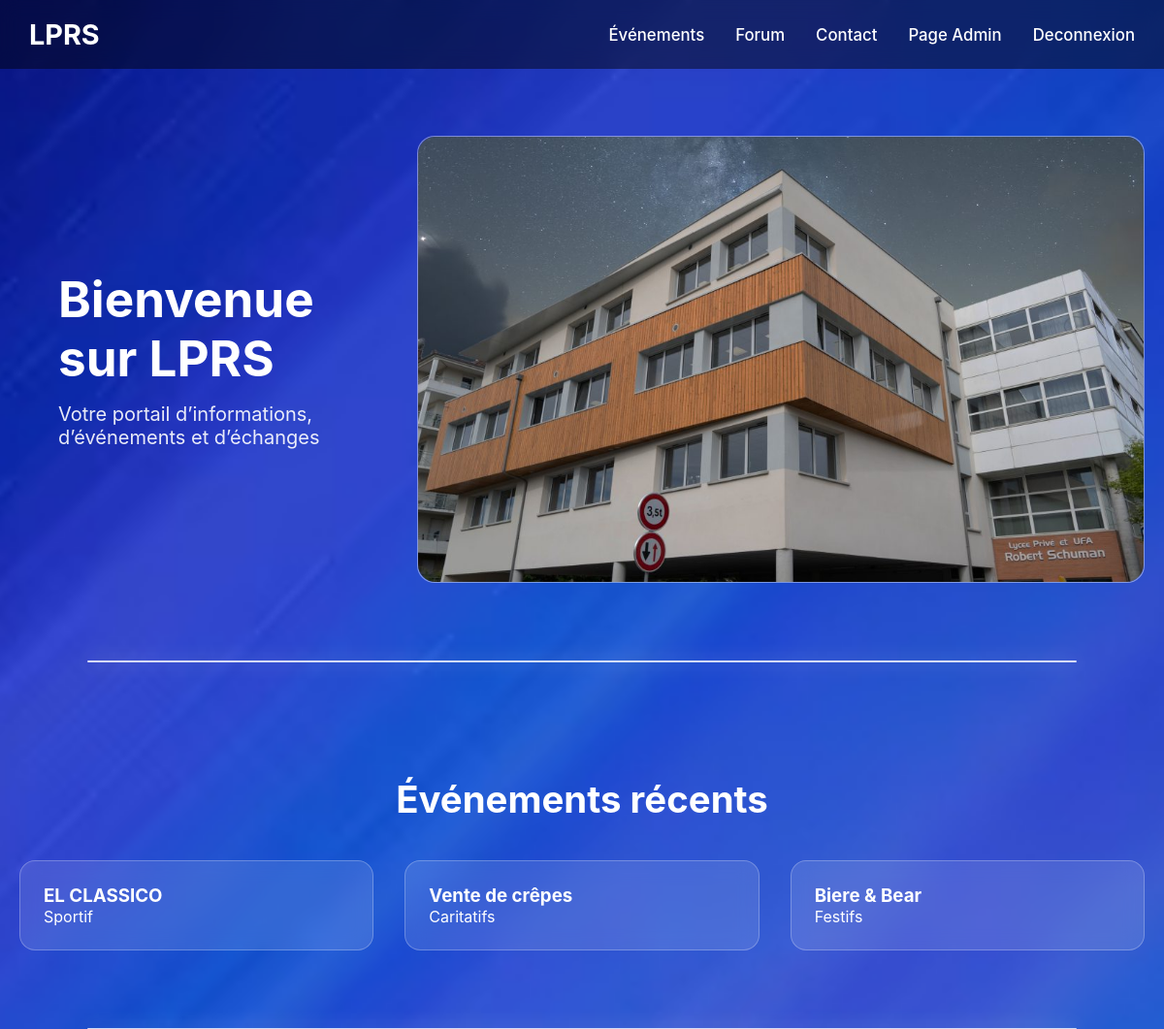
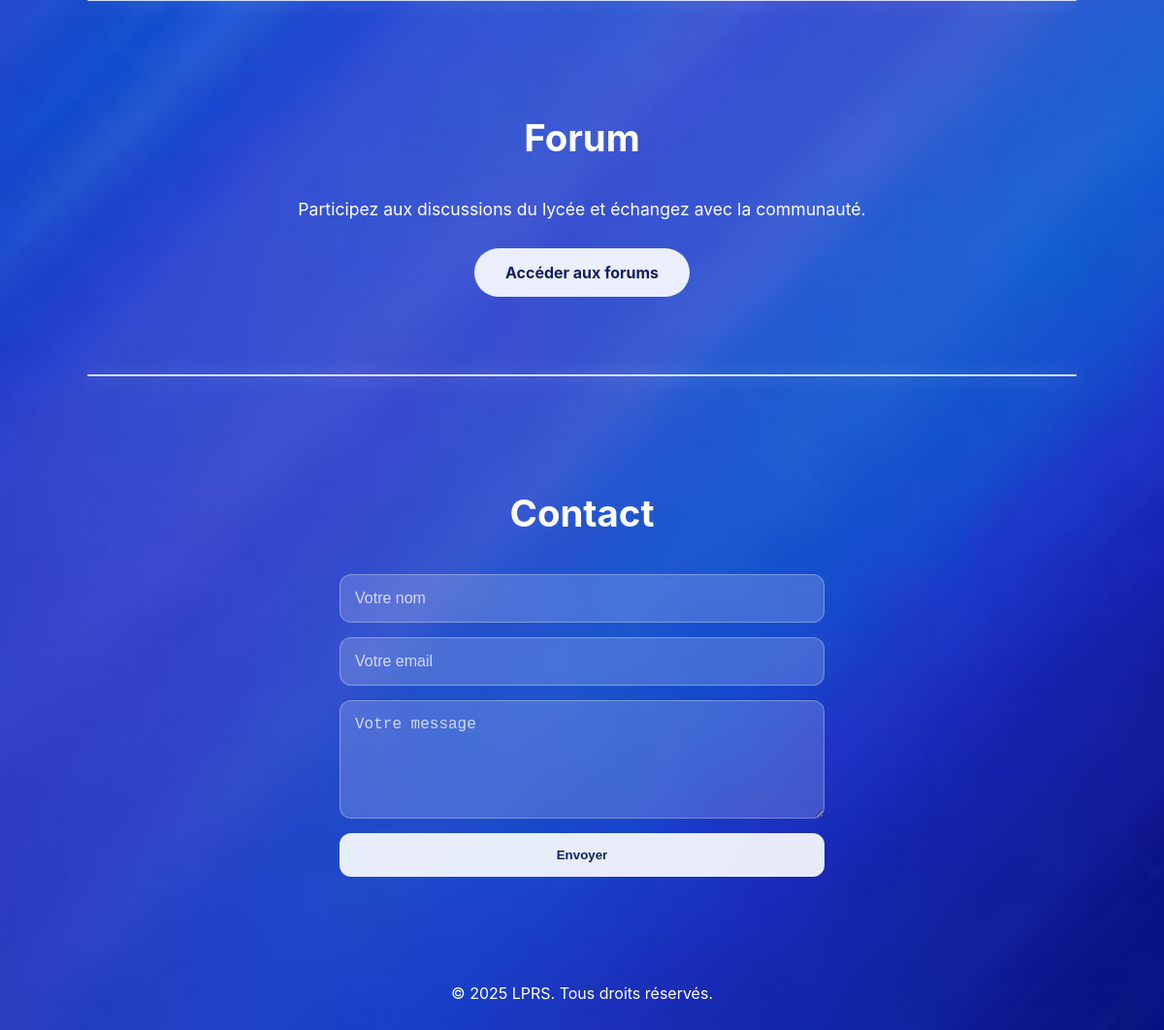
Page /vue/indexConnexion.php (signed in) on the committed database (2 pictures, top to bottom).
### tables this page shows
CREATE TABLE IF NOT EXISTS `evenement` (
  `id_evenement` int NOT NULL AUTO_INCREMENT,
  `type` varchar(100) DEFAULT NULL,
  `titre` varchar(255) NOT NULL,
  `description` text,
  `lieu` varchar(255) DEFAULT NULL,
  `element_requis` text,
  `nombre_place` int DEFAULT NULL,
  `date_evenement` datetime DEFAULT NULL,
  `etat` varchar(50) DEFAULT NULL,
  `validation` tinyint(1) NOT NULL DEFAULT '0',
  PRIMARY KEY (`id_evenement`)
);

### src/repository/EvenementRepository.php (called while the page is built, shortened)
<?php
class EvenementRepository
{
    private $bdd;
    public function __construct()
    {
        $this->bdd = new BDD();
    }
    public function listeEvenementuser() {
        $sql = "SELECT * FROM evenement WHERE validation = 1";
        $req = $this->bdd->getBdd()->prepare($sql);
        $req->execute();
        return $req->fetchAll(PDO::FETCH_ASSOC);
    }
}

### src/bdd/BDD.php (called while the page is built)
<?php
class BDD
{
    private $bdd;
    public function __construct()
    {
            $this->bdd = new PDO('mysql:host=localhost;dbname=projetlprs;charset=utf8', 'root', '');
    }
    public function getBDD()
    {
        return $this->bdd;
    }
}

### vue/indexConnexion.php (the view, shortened to what this page needs)
<?php
require_once "../src/bdd/BDD.php";
require_once __DIR__ . '/../src/repository/EvenementRepository.php';
require_once __DIR__ . '/../src/bdd/BDD.php';
$repo = new EvenementRepository();
$listeEvenement = $repo->listeEvenementuser();
?>
<!DOCTYPE html>
<html lang="fr">
<head>
    <link rel="stylesheet" href="../assets/stylecss/indexConnexion.css">
</head>
<body>
<header class="header">
    <nav class="navbar">
        <div class="nav-container">
            <div class="logo">
                <h2>LPRS</h2>
            </div>
            <ul class="nav-menu">
                <li class="nav-item"><a href="#evenements" class="nav-link">Événements</a></li>
                <li class="nav-item"><a href="#forum" class="nav-link">Forum</a></li>
                <li class="nav-item"><a href="#contact" class="nav-link">Contact</a></li>
                <?php
                if($_SESSION["userConnecte"]["role"]=="admin"){
                    echo'<li class="nav-item">
                            <a href="PageAdmin.php" class="nav-link"> Page Admin </a>
                        </li>';
                }?>
                <li class="nav-item"><a href="indexSansConnexion.php" class="nav-link">Deconnexion</a></li>
            </ul>
        </div>
    </nav>
</header>
<section class="hero">
    <div class="hero-left">
        <h1 class="hero-title">Bienvenue sur LPRS</h1>
        <p class="hero-subtitle">Votre portail d’informations, d’événements et d’échanges</p>
    </div>
    <div class="hero-right">
        <div class="hero-image-box">
            <img src="../assets/img/lycee.jpg" alt="présentation">
        </div>
    </div>
</section>
<section id="evenements" class="evenements separator">
    <div class="container">
        <h2 class="section-title">Événements récents</h2>
        <div class="event-grid">
            <?php if (!empty($listeEvenement)) : ?>
                <?php foreach ($listeEvenement as $event): ?>
                    <div class="event-card" onclick="window.location.href='DetailEvenement.php?id=<?= $event['id_evenement'] ?>'">
                        <h3><?= htmlspecialchars($event['titre']) ?></h3>
                        <p><?= htmlspecialchars($event['type']) ?></p>
                    </div>
                <?php endforeach; ?>
            <?php else: ?>
                <p style="text-align:center; width:100%; opacity:0.8;">
                    Aucun événement trouvé 😔
                </p>
            <?php endif; ?>
        </div>
    </div>
</section>
<section id="forum" class="forum separator">
    <h2 class="section-title">Forum</h2>
    <p class="forum-text">Participez aux discussions du lycée et échangez avec la communauté.</p>
    <div class="forum-button-container">
        <a href="#" class="cta-button">Accéder aux forums</a>
    </div>
</section>
<section id="contact" class="contact">
    <div class="container">
        <h2 class="section-title">Contact</h2>
        <form class="contact-form">
            <input type="text" placeholder="Votre nom" required>
            <input type="email" placeholder="Votre email" required>
            <textarea placeholder="Votre message" rows="5" required></textarea>
            <button type="submit">Envoyer</button>
        </form>
    </div>
</section>
<footer class="footer">
    <div class="container">
        <p>&copy; 2025 LPRS. Tous droits réservés.</p>
    </div>
</footer>
</body>
</html>

### assets/stylecss/indexConnexion.css (style rules this page uses)
* { margin: 0; padding: 0; box-sizing: border-box; }
body { font-family: "Inter", sans-serif; color: #fff; overflow-x: hidden; background: url("../img/backgroundindex.jpg") no-repeat fixed center center / cover; }
h1, h2, h3, h4, h5, h6, p, a, li, span, label, input, textarea, button { color: #fff !important; }
.header { width: 100%; position: fixed; top: 0; z-index: 999; background: rgba(0, 0, 0, 0.45); backdrop-filter: blur(10px); }
.nav-container { max-width: 1300px; margin: 0 auto; padding: 18px 30px; display: flex; align-items: center; justify-content: space-between; }
.logo h2 { font-size: 1.8rem; font-weight: 700; }
.nav-menu { display: flex; list-style: none; gap: 2rem; }
.nav-link { text-decoration: none; font-size: 1.05rem; font-weight: 500; transition: 0.3s; }
.hero { min-height: 75vh; padding-top: 140px; display: flex; align-items: center; justify-content: center; gap: 60px; }
.hero-left { flex: 1; text-align: left; padding-left: 40px; }
.hero-title { font-size: 3.2rem; font-weight: 700; line-height: 1.2; }
.hero-subtitle { font-size: 1.25rem; opacity: 0.9; margin-top: 15px; }
.hero-right { flex: 1; display: flex; justify-content: center; align-items: center; }
.hero-image-box { width: 750px; height: 461px; border-radius: 18px; border: 1px solid rgba(255,255,255,0.35); background: rgba(255,255,255,0.12); backdrop-filter: blur(10px); display: flex; justify-content: center; align-items: center; color: rgba(255,255,255,0.85); font-size: 1rem; text-align: center; }
.hero-image-box img { width: 100%; height: 100%; object-fit: cover; border-radius: 18px; }
section { padding: 120px 20px 80px 20px; background: transparent !important; position: relative; }
.section-title { font-size: 2.4rem; text-align: center; margin-bottom: 40px; }
section:not(:first-of-type)::before { content: ""; position: absolute; top: 0; left: 50%; transform: translateX(-50%); width: 85%; height: 2px; background: rgba(255,255,255,0.8); border-radius: 2px; box-shadow: 0 0 18px rgba(255,255,255,0.45); }
.event-grid { display: grid; grid-template-columns: repeat(auto-fit, minmax(280px, 1fr)); gap: 2rem; }
.event-card { background: rgba(255, 255, 255, 0.12); border-radius: 16px; padding: 24px; border: 1px solid rgba(255, 255, 255, 0.25); backdrop-filter: blur(10px); transition: 0.3s ease; }
.forum-text { text-align: center; font-size: 1.1rem; max-width: 600px; margin: 0 auto 30px auto; }
.cta-button { background: rgba(255,255,255,0.9); color: #11215f !important; padding: 15px 32px; border-radius: 50px; font-weight: 700; text-decoration: none; transition: 0.3s; display: inline-block; }
.forum-button-container { display: flex; justify-content: center; margin-top: 25px; }
.contact-form { max-width: 500px; margin: auto; display: flex; flex-direction: column; gap: 15px; }
.contact-form input, .contact-form textarea { background: rgba(255, 255, 255, 0.18); border: 1px solid rgba(255,255,255,0.3); border-radius: 12px; padding: 15px; font-size: 1rem; backdrop-filter: blur(6px); }
.contact-form input::placeholder, .contact-form textarea::placeholder { color: rgba(255,255,255,0.75); }
.contact-form button { padding: 15px; border-radius: 12px; border: none; font-weight: 700; cursor: pointer; background: rgba(255,255,255,0.9); color: #11215f !important; transition: 0.3s; }
.footer { padding: 30px 0; text-align: center; background: transparent !important; }
.footer p { color: #fff !important; }

### rows in the picture
evenement: titre "EL CLASSICO", type "Sportif"
evenement: titre "Vente de crêpes", type "Caritatifs"
evenement: titre "Biere & Bear", type "Festifs"
